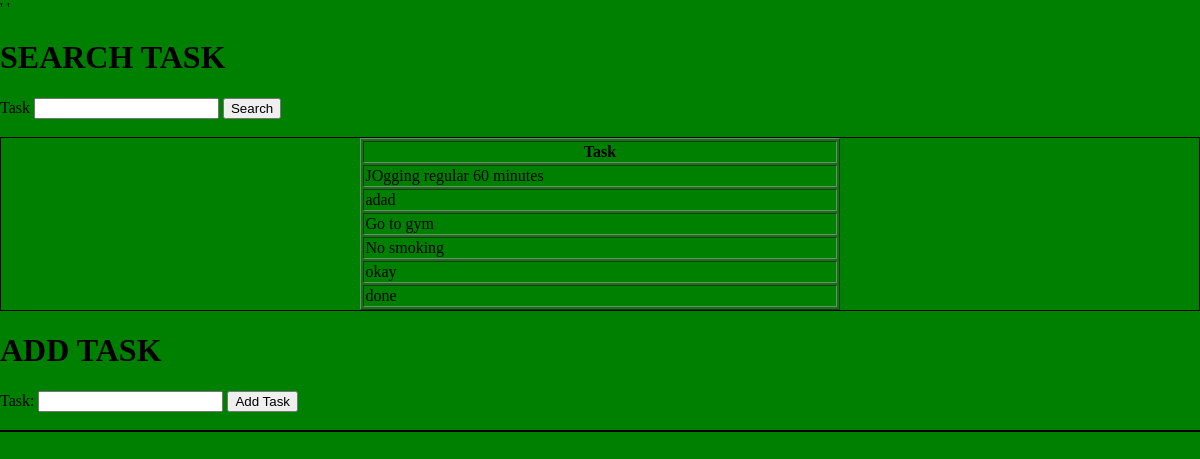
The app's page /root/Physio/PhysioTask.php with its own data.
### tables this page shows
CREATE TABLE `physiotasks` (
  `id` int(10) NOT NULL,
  `task` text NOT NULL
);

### root/Physio/PhysioTask.php (the view, shortened to what this page needs)
<?php
require "includes/db_connect.inc.php";
$sql = "select * from  physiotasks;";
$result = mysqli_query($conn, $sql);
?>
<html lang="en" dir="ltr">
  <head>
      <link rel="stylesheet" type="text/css" href="css/style_3.css">'
  </head>
  <body>
    <h1>SEARCH TASK</h1>
    <label>Task </label>
    <input type="text" name="myName_1" value="" id="my_name_1">
    <button type="button" name="button_1" id="btn_1">Search</button>
    <br><br>
    <div style="border: 1px solid black;" id="content_1">
      <table align="center" border="1" width="40%">
        <thead>
          <tr>
            <th>Task</th>
          </tr>
        </thead>
        <tbody>
          <?php while($row = mysqli_fetch_assoc($result)){ ?>
            <tr>
              <td><?php echo $row['task']; ?></td>
            </tr>
          <?php } ?>
        </tbody>
      </table>
    </div>
    <h1>ADD TASK</h1>
    <label>Task: </label>
    <input type="text" name="myName_2" value="" id="my_name_2">
    <button type="button" name="button_2" id="btn_2">Add Task</button>
    <br><br>
    <div style="border: 1px solid black;" id="content_2">
    </div>
  </body>
</html>

### root/Physio/css/style_3.css (style rules this page uses)
html, body { height: 100%; background-color: green; margin: 0px; }

### records on screen
physiotasks: task "JOgging regular 60 minutes"
physiotasks: task "adad"
physiotasks: task "Go to gym"
physiotasks: task "No smoking"
physiotasks: task "okay"
physiotasks: task "done"
